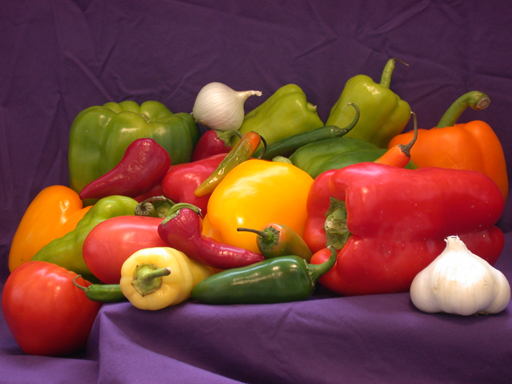
%> input picture Images/pimientos.png, 512 x 384 px
$ octave imcomplement.m   (GNU Octave 9; MATLAB toolbox functions it lacks are replaced by stand-ins)
%> lines starting %> are read from the running program, lines starting %| are printed output that depends on the picture
%% Actividad
img1 = imread("pimientos.png"); % Lee una imagen
%> img1 is the input picture: size 384x512x3 uint8; mean R, G, B 120.8, 66.4, 57.6
img2 = imcomplement(img1);  % calcula el complemento de la imagen original y devuelve el resultado en img2.
figure(1)
imshowpair(img1,img2,'montage'); %Muestra las imagenes resutantes

img1 = imread("mir.tif"); % Lee una imagen
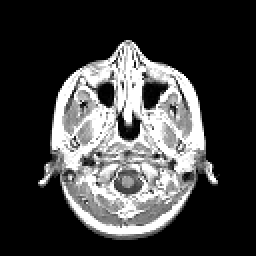
%> input picture Images/mir.tif, 128 x 128 px (shown 2 times larger)
%> img1: size 128x128 uint8; min 0, max 88, mean 22.3
img2 = imcomplement(img1);  % calcula el complemento de la imagen original y devuelve el resultado en img2.
%> img2: size 128x128 uint8
figure(2)
imshowpair(img1,img2,'montage'); %Muestra las imagenes resutantes

img1 = imread("espina.tif"); % Lee una imagen
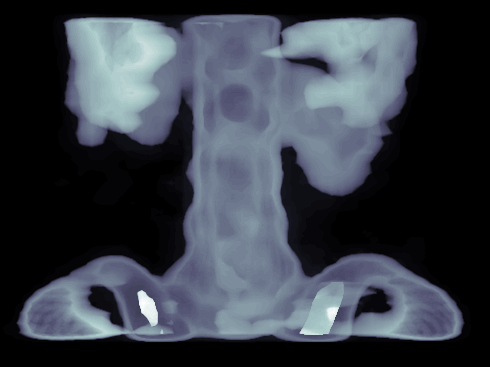
%> input picture Images/espina.tif, 490 x 367 px
%> img1: size 367x490 uint8; min 0, max 63, mean 15.7
img2 = imcomplement(img1);  % calcula el complemento de la imagen original y devuelve el resultado en img2.
%> img2: size 367x490 uint8
figure(3)
imshowpair(img1,img2,'montage'); %Muestra las imagenes resutantes

img1 = imread("Celulas_3.tif"); % Lee una imagen
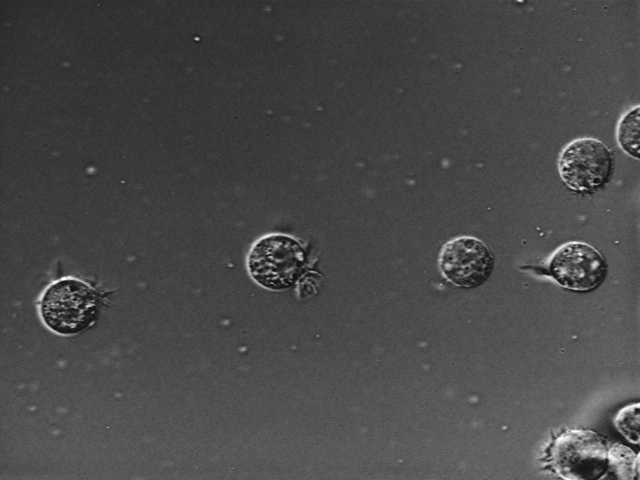
%> input picture Images/Celulas_3.tif, 640 x 480 px
%> img1 is the input picture: size 480x640 uint8; min 15, max 254, mean 73.1
img2 = imcomplement(img1);  % calcula el complemento de la imagen original y devuelve el resultado en img2.
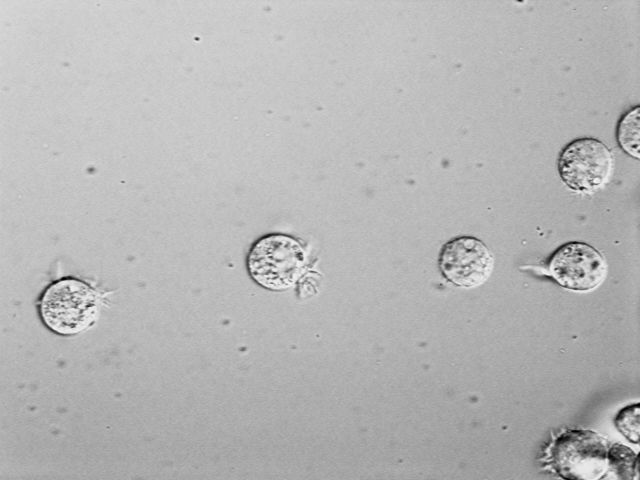
%> img2: size 480x640 uint8; min 1, max 240, mean 181.9
figure(4)
imshowpair(img1,img2,'montage'); %Muestra las imagenes resutantes
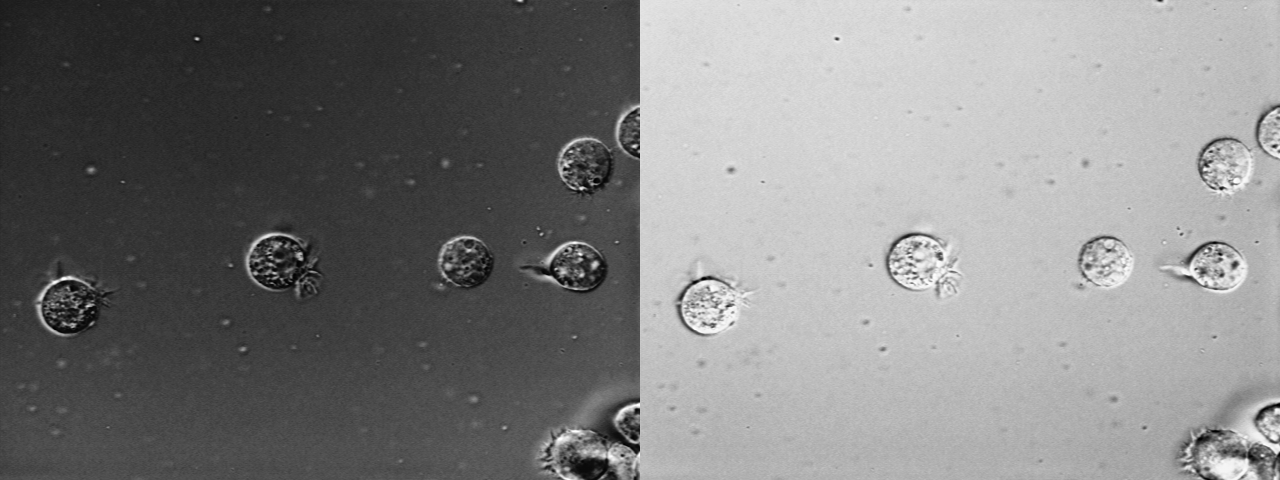
%> displayed picture: size 480x1280, on the screen's scale of 0 to 255; min 0, max 255, mean 127.5

%% Actividad extra

img1 = imread("Celulas_1.tif"); % Lee una imagen
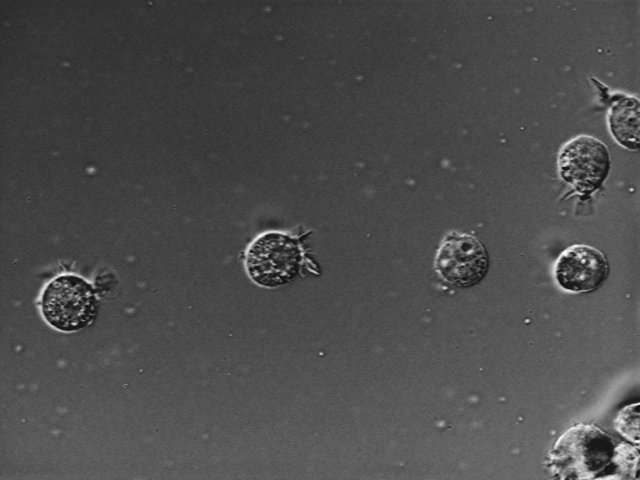
%> input picture Images/Celulas_1.tif, 640 x 480 px
%> img1 is the input picture: size 480x640 uint8; min 15, max 254, mean 76.6
img2 = imread("Celulas_2.tif"); % Lee una imagen
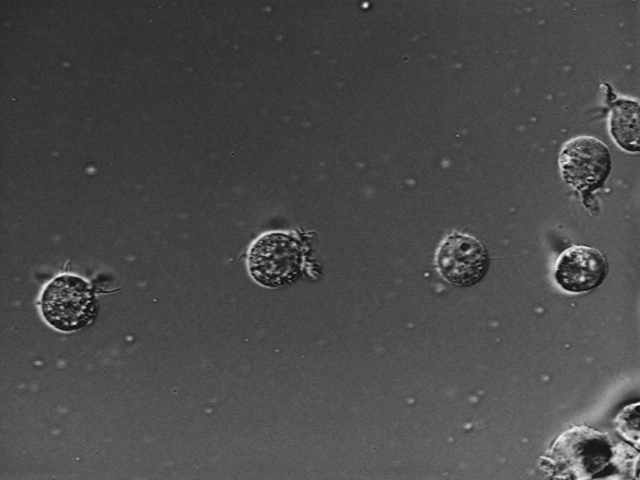
%> input picture Images/Celulas_2.tif, 640 x 480 px
%> img2 is the input picture: size 480x640 uint8; min 15, max 254, mean 74.8
img3 = imread("Celulas_3.tif"); % Lee una imagen
%> (the run ends here)
